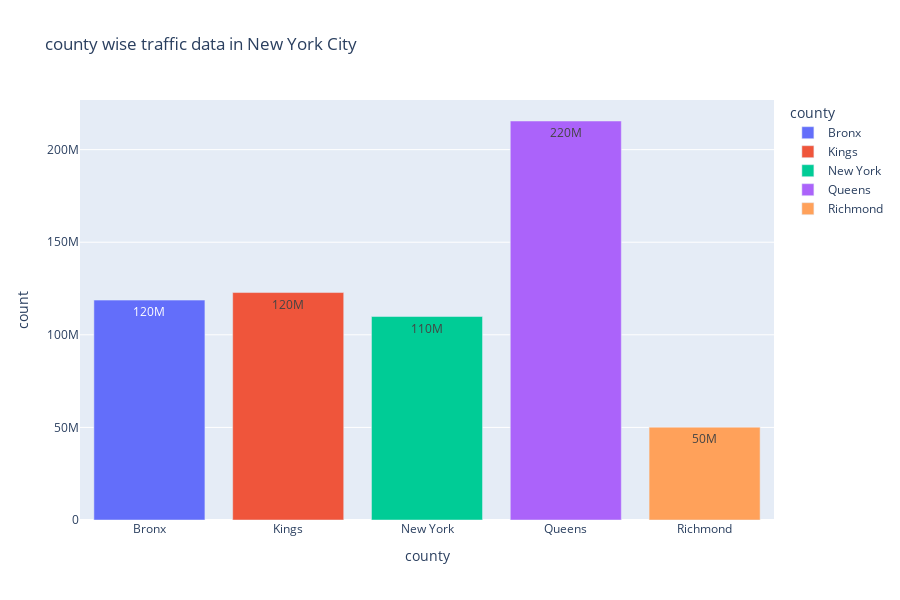

Here is the notebook cell this chart was saved with:
### Code cell
#bar chart
regions_bar_chart = px.bar(nyc_region_df, x='county', y='count', color='county', 
                           text_auto='0.2s', title="county wise traffic data in New York City", height=600)
regions_bar_chart.show()

### Figure 1 — Plotly figure (JSON) as saved in the notebook; plotly's stock layout.template omitted (floating-point values rounded to 4 significant figures)
{"data": [{"alignmentgroup": "True", "hovertemplate": "county=%{x}<br>count=%{y}<extra></extra>", "legendgroup": "Bronx", "marker": {"color": "#636efa", "pattern": {"shape": ""}}, "name": "Bronx", "offsetgroup": "Bronx", "orientation": "v", "showlegend": true, "textposition": "auto", "texttemplate": "%{y:0.2s}", "type": "bar", "x": ["Bronx"], "xaxis": "x", "y": [118738862], "yaxis": "y"}, {"alignmentgroup": "True", "hovertemplate": "county=%{x}<br>count=%{y}<extra></extra>", "legendgroup": "Kings", "marker": {"color": "#EF553B", "pattern": {"shape": ""}}, "name": "Kings", "offsetgroup": "Kings", "orientation": "v", "showlegend": true, "textposition": "auto", "texttemplate": "%{y:0.2s}", "type": "bar", "x": ["Kings"], "xaxis": "x", "y": [122821482], "yaxis": "y"}, {"alignmentgroup": "True", "hovertemplate": "county=%{x}<br>count=%{y}<extra></extra>", "legendgroup": "New York", "marker": {"color": "#00cc96", "pattern": {"shape": ""}}, "name": "New York", "offsetgroup": "New York", "orientation": "v", "showlegend": true, "textposition": "auto", "texttemplate": "%{y:0.2s}", "type": "bar", "x": ["New York"], "xaxis": "x", "y": [109872985], "yaxis": "y"}, {"alignmentgroup": "True", "hovertemplate": "county=%{x}<br>count=%{y}<extra></extra>", "legendgroup": "Queens", "marker": {"color": "#ab63fa", "pattern": {"shape": ""}}, "name": "Queens", "offsetgroup": "Queens", "orientation": "v", "showlegend": true, "textposition": "auto", "texttemplate": "%{y:0.2s}", "type": "bar", "x": ["Queens"], "xaxis": "x", "y": [215458999], "yaxis": "y"}, {"alignmentgroup": "True", "hovertemplate": "county=%{x}<br>count=%{y}<extra></extra>", "legendgroup": "Richmond", "marker": {"color": "#FFA15A", "pattern": {"shape": ""}}, "name": "Richmond", "offsetgroup": "Richmond", "orientation": "v", "showlegend": true, "textposition": "auto", "texttemplate": "%{y:0.2s}", "type": "bar", "x": ["Richmond"], "xaxis": "x", "y": [50128022], "yaxis": "y"}], "layout": {"barmode": "relative", "height": 600, "legend": {"title": {"text": "county"}, "tracegroupgap": 0}, "title": {"text": "county wise traffic data in New York City"}, "xaxis": {"anchor": "y", "categoryarray": ["Bronx", "Kings", "New York", "Queens", "Richmond"], "categoryorder": "array", "domain": [0, 1], "title": {"text": "county"}}, "yaxis": {"anchor": "x", "domain": [0, 1], "title": {"text": "count"}}}}
